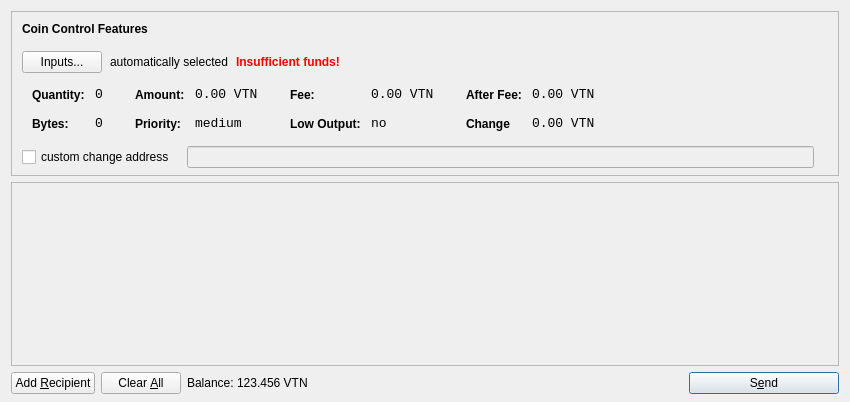
<?xml version="1.0" encoding="UTF-8"?>
<ui version="4.0">
 <class>SendCoinsDialog</class>
 <widget class="QDialog" name="SendCoinsDialog">
  <property name="geometry">
   <rect>
    <x>0</x>
    <y>0</y>
    <width>850</width>
    <height>402</height>
   </rect>
  </property>
  <property name="windowTitle">
   <string>Send Coins</string>
  </property>
  <layout class="QVBoxLayout" name="verticalLayout" stretch="0,1,0">
   <property name="bottomMargin">
    <number>8</number>
   </property>
   <item>
    <widget class="QFrame" name="frameCoinControl">
     <property name="sizePolicy">
      <sizepolicy hsizetype="Expanding" vsizetype="Expanding">
       <horstretch>0</horstretch>
       <verstretch>0</verstretch>
      </sizepolicy>
     </property>
     <property name="maximumSize">
      <size>
       <width>16777215</width>
       <height>16777215</height>
      </size>
     </property>
     <property name="frameShape">
      <enum>QFrame::StyledPanel</enum>
     </property>
     <property name="frameShadow">
      <enum>QFrame::Sunken</enum>
     </property>
     <layout class="QVBoxLayout" name="verticalLayoutCoinControl2">
      <property name="spacing">
       <number>6</number>
      </property>
      <property name="leftMargin">
       <number>0</number>
      </property>
      <property name="topMargin">
       <number>0</number>
      </property>
      <property name="rightMargin">
       <number>0</number>
      </property>
      <property name="bottomMargin">
       <number>6</number>
      </property>
      <item>
       <layout class="QVBoxLayout" name="verticalLayoutCoinControl" stretch="0,0,0,0,1">
        <property name="spacing">
         <number>0</number>
        </property>
        <property name="leftMargin">
         <number>10</number>
        </property>
        <property name="topMargin">
         <number>10</number>
        </property>
        <item>
         <layout class="QHBoxLayout" name="horizontalLayoutCoinControl1">
          <property name="bottomMargin">
           <number>15</number>
          </property>
          <item>
           <widget class="QLabel" name="labelCoinControlFeatures">
            <property name="sizePolicy">
             <sizepolicy hsizetype="Preferred" vsizetype="Maximum">
              <horstretch>0</horstretch>
              <verstretch>0</verstretch>
             </sizepolicy>
            </property>
            <property name="font">
             <font>
              <weight>75</weight>
              <bold>true</bold>
             </font>
            </property>
            <property name="styleSheet">
             <string notr="true">font-weight:bold;</string>
            </property>
            <property name="text">
             <string>Coin Control Features</string>
            </property>
           </widget>
          </item>
         </layout>
        </item>
        <item>
         <layout class="QHBoxLayout" name="horizontalLayoutCoinControl2" stretch="0,0,0,0">
          <property name="spacing">
           <number>8</number>
          </property>
          <property name="bottomMargin">
           <number>10</number>
          </property>
          <item>
           <widget class="QPushButton" name="pushButtonCoinControl">
            <property name="styleSheet">
             <string notr="true"/>
            </property>
            <property name="text">
             <string>Inputs...</string>
            </property>
           </widget>
          </item>
          <item>
           <widget class="QLabel" name="labelCoinControlAutomaticallySelected">
            <property name="text">
             <string>automatically selected</string>
            </property>
            <property name="margin">
             <number>5</number>
            </property>
           </widget>
          </item>
          <item>
           <widget class="QLabel" name="labelCoinControlInsuffFunds">
            <property name="font">
             <font>
              <weight>75</weight>
              <bold>true</bold>
             </font>
            </property>
            <property name="styleSheet">
             <string notr="true">color:red;font-weight:bold;</string>
            </property>
            <property name="text">
             <string>Insufficient funds!</string>
            </property>
            <property name="margin">
             <number>5</number>
            </property>
           </widget>
          </item>
          <item>
           <spacer name="horizontalSpacerCoinControl">
            <property name="orientation">
             <enum>Qt::Horizontal</enum>
            </property>
            <property name="sizeHint" stdset="0">
             <size>
              <width>40</width>
              <height>1</height>
             </size>
            </property>
           </spacer>
          </item>
         </layout>
        </item>
        <item>
         <widget class="QWidget" name="widgetCoinControl" native="true">
          <property name="sizePolicy">
           <sizepolicy hsizetype="Preferred" vsizetype="Preferred">
            <horstretch>0</horstretch>
            <verstretch>0</verstretch>
           </sizepolicy>
          </property>
          <property name="minimumSize">
           <size>
            <width>0</width>
            <height>0</height>
           </size>
          </property>
          <property name="styleSheet">
           <string notr="true"/>
          </property>
          <layout class="QHBoxLayout" name="horizontalLayoutCoinControl5">
           <property name="leftMargin">
            <number>0</number>
           </property>
           <property name="topMargin">
            <number>0</number>
           </property>
           <property name="rightMargin">
            <number>0</number>
           </property>
           <property name="bottomMargin">
            <number>0</number>
           </property>
           <item>
            <layout class="QHBoxLayout" name="horizontalLayoutCoinControl3" stretch="0,0,0,1">
             <property name="spacing">
              <number>20</number>
             </property>
             <property name="topMargin">
              <number>0</number>
             </property>
             <property name="bottomMargin">
              <number>10</number>
             </property>
             <item>
              <layout class="QFormLayout" name="formLayoutCoinControl1">
               <property name="horizontalSpacing">
                <number>10</number>
               </property>
               <property name="verticalSpacing">
                <number>14</number>
               </property>
               <property name="leftMargin">
                <number>10</number>
               </property>
               <property name="topMargin">
                <number>4</number>
               </property>
               <property name="rightMargin">
                <number>6</number>
               </property>
               <item row="0" column="0">
                <widget class="QLabel" name="labelCoinControlQuantityText">
                 <property name="styleSheet">
                  <string notr="true">font-weight:bold;</string>
                 </property>
                 <property name="text">
                  <string>Quantity:</string>
                 </property>
                 <property name="margin">
                  <number>0</number>
                 </property>
                </widget>
               </item>
               <item row="0" column="1">
                <widget class="QLabel" name="labelCoinControlQuantity">
                 <property name="font">
                  <font>
                   <family>Monospace</family>
                   <pointsize>10</pointsize>
                  </font>
                 </property>
                 <property name="cursor">
                  <cursorShape>IBeamCursor</cursorShape>
                 </property>
                 <property name="contextMenuPolicy">
                  <enum>Qt::ActionsContextMenu</enum>
                 </property>
                 <property name="text">
                  <string>0</string>
                 </property>
                 <property name="margin">
                  <number>0</number>
                 </property>
                 <property name="textInteractionFlags">
                  <set>Qt::LinksAccessibleByMouse|Qt::TextSelectableByKeyboard|Qt::TextSelectableByMouse</set>
                 </property>
                </widget>
               </item>
               <item row="1" column="0">
                <widget class="QLabel" name="labelCoinControlBytesText">
                 <property name="styleSheet">
                  <string notr="true">font-weight:bold;</string>
                 </property>
                 <property name="text">
                  <string>Bytes:</string>
                 </property>
                </widget>
               </item>
               <item row="1" column="1">
                <widget class="QLabel" name="labelCoinControlBytes">
                 <property name="font">
                  <font>
                   <family>Monospace</family>
                   <pointsize>10</pointsize>
                  </font>
                 </property>
                 <property name="cursor">
                  <cursorShape>IBeamCursor</cursorShape>
                 </property>
                 <property name="contextMenuPolicy">
                  <enum>Qt::ActionsContextMenu</enum>
                 </property>
                 <property name="text">
                  <string>0</string>
                 </property>
                 <property name="textInteractionFlags">
                  <set>Qt::LinksAccessibleByMouse|Qt::TextSelectableByKeyboard|Qt::TextSelectableByMouse</set>
                 </property>
                </widget>
               </item>
              </layout>
             </item>
             <item>
              <layout class="QFormLayout" name="formLayoutCoinControl2">
               <property name="horizontalSpacing">
                <number>10</number>
               </property>
               <property name="verticalSpacing">
                <number>14</number>
               </property>
               <property name="leftMargin">
                <number>6</number>
               </property>
               <property name="topMargin">
                <number>4</number>
               </property>
               <property name="rightMargin">
                <number>6</number>
               </property>
               <item row="0" column="0">
                <widget class="QLabel" name="labelCoinControlAmountText">
                 <property name="styleSheet">
                  <string notr="true">font-weight:bold;</string>
                 </property>
                 <property name="text">
                  <string>Amount:</string>
                 </property>
                 <property name="margin">
                  <number>0</number>
                 </property>
                </widget>
               </item>
               <item row="0" column="1">
                <widget class="QLabel" name="labelCoinControlAmount">
                 <property name="font">
                  <font>
                   <family>Monospace</family>
                   <pointsize>10</pointsize>
                  </font>
                 </property>
                 <property name="cursor">
                  <cursorShape>IBeamCursor</cursorShape>
                 </property>
                 <property name="contextMenuPolicy">
                  <enum>Qt::ActionsContextMenu</enum>
                 </property>
                 <property name="text">
                  <string>0.00 VTN</string>
                 </property>
                 <property name="textInteractionFlags">
                  <set>Qt::LinksAccessibleByMouse|Qt::TextSelectableByKeyboard|Qt::TextSelectableByMouse</set>
                 </property>
                </widget>
               </item>
               <item row="1" column="0">
                <widget class="QLabel" name="labelCoinControlPriorityText">
                 <property name="styleSheet">
                  <string notr="true">font-weight:bold;</string>
                 </property>
                 <property name="text">
                  <string>Priority:</string>
                 </property>
                </widget>
               </item>
               <item row="1" column="1">
                <widget class="QLabel" name="labelCoinControlPriority">
                 <property name="font">
                  <font>
                   <family>Monospace</family>
                   <pointsize>10</pointsize>
                  </font>
                 </property>
                 <property name="cursor">
                  <cursorShape>IBeamCursor</cursorShape>
                 </property>
                 <property name="contextMenuPolicy">
                  <enum>Qt::ActionsContextMenu</enum>
                 </property>
                 <property name="text">
                  <string>medium</string>
                 </property>
                 <property name="textInteractionFlags">
                  <set>Qt::LinksAccessibleByMouse|Qt::TextSelectableByKeyboard|Qt::TextSelectableByMouse</set>
                 </property>
                </widget>
               </item>
              </layout>
             </item>
             <item>
              <layout class="QFormLayout" name="formLayoutCoinControl3">
               <property name="horizontalSpacing">
                <number>10</number>
               </property>
               <property name="verticalSpacing">
                <number>14</number>
               </property>
               <property name="leftMargin">
                <number>6</number>
               </property>
               <property name="topMargin">
                <number>4</number>
               </property>
               <property name="rightMargin">
                <number>6</number>
               </property>
               <item row="0" column="0">
                <widget class="QLabel" name="labelCoinControlFeeText">
                 <property name="styleSheet">
                  <string notr="true">font-weight:bold;</string>
                 </property>
                 <property name="text">
                  <string>Fee:</string>
                 </property>
                 <property name="margin">
                  <number>0</number>
                 </property>
                </widget>
               </item>
               <item row="0" column="1">
                <widget class="QLabel" name="labelCoinControlFee">
                 <property name="font">
                  <font>
                   <family>Monospace</family>
                   <pointsize>10</pointsize>
                  </font>
                 </property>
                 <property name="cursor">
                  <cursorShape>IBeamCursor</cursorShape>
                 </property>
                 <property name="contextMenuPolicy">
                  <enum>Qt::ActionsContextMenu</enum>
                 </property>
                 <property name="text">
                  <string>0.00 VTN</string>
                 </property>
                 <property name="textInteractionFlags">
                  <set>Qt::LinksAccessibleByMouse|Qt::TextSelectableByKeyboard|Qt::TextSelectableByMouse</set>
                 </property>
                </widget>
               </item>
               <item row="1" column="0">
                <widget class="QLabel" name="labelCoinControlLowOutputText">
                 <property name="styleSheet">
                  <string notr="true">font-weight:bold;</string>
                 </property>
                 <property name="text">
                  <string>Low Output:</string>
                 </property>
                </widget>
               </item>
               <item row="1" column="1">
                <widget class="QLabel" name="labelCoinControlLowOutput">
                 <property name="font">
                  <font>
                   <family>Monospace</family>
                   <pointsize>10</pointsize>
                  </font>
                 </property>
                 <property name="cursor">
                  <cursorShape>IBeamCursor</cursorShape>
                 </property>
                 <property name="contextMenuPolicy">
                  <enum>Qt::ActionsContextMenu</enum>
                 </property>
                 <property name="text">
                  <string>no</string>
                 </property>
                 <property name="textInteractionFlags">
                  <set>Qt::LinksAccessibleByMouse|Qt::TextSelectableByKeyboard|Qt::TextSelectableByMouse</set>
                 </property>
                </widget>
               </item>
              </layout>
             </item>
             <item>
              <layout class="QFormLayout" name="formLayoutCoinControl4">
               <property name="horizontalSpacing">
                <number>10</number>
               </property>
               <property name="verticalSpacing">
                <number>14</number>
               </property>
               <property name="leftMargin">
                <number>6</number>
               </property>
               <property name="topMargin">
                <number>4</number>
               </property>
               <property name="rightMargin">
                <number>6</number>
               </property>
               <item row="0" column="0">
                <widget class="QLabel" name="labelCoinControlAfterFeeText">
                 <property name="styleSheet">
                  <string notr="true">font-weight:bold;</string>
                 </property>
                 <property name="text">
                  <string>After Fee:</string>
                 </property>
                 <property name="margin">
                  <number>0</number>
                 </property>
                </widget>
               </item>
               <item row="0" column="1">
                <widget class="QLabel" name="labelCoinControlAfterFee">
                 <property name="font">
                  <font>
                   <family>Monospace</family>
                   <pointsize>10</pointsize>
                  </font>
                 </property>
                 <property name="cursor">
                  <cursorShape>IBeamCursor</cursorShape>
                 </property>
                 <property name="contextMenuPolicy">
                  <enum>Qt::ActionsContextMenu</enum>
                 </property>
                 <property name="text">
                  <string>0.00 VTN</string>
                 </property>
                 <property name="textInteractionFlags">
                  <set>Qt::LinksAccessibleByMouse|Qt::TextSelectableByKeyboard|Qt::TextSelectableByMouse</set>
                 </property>
                </widget>
               </item>
               <item row="1" column="0">
                <widget class="QLabel" name="labelCoinControlChangeText">
                 <property name="styleSheet">
                  <string notr="true">font-weight:bold;</string>
                 </property>
                 <property name="text">
                  <string>Change</string>
                 </property>
                </widget>
               </item>
               <item row="1" column="1">
                <widget class="QLabel" name="labelCoinControlChange">
                 <property name="font">
                  <font>
                   <family>Monospace</family>
                   <pointsize>10</pointsize>
                  </font>
                 </property>
                 <property name="cursor">
                  <cursorShape>IBeamCursor</cursorShape>
                 </property>
                 <property name="contextMenuPolicy">
                  <enum>Qt::ActionsContextMenu</enum>
                 </property>
                 <property name="text">
                  <string>0.00 VTN</string>
                 </property>
                 <property name="textInteractionFlags">
                  <set>Qt::LinksAccessibleByMouse|Qt::TextSelectableByKeyboard|Qt::TextSelectableByMouse</set>
                 </property>
                </widget>
               </item>
              </layout>
             </item>
            </layout>
           </item>
          </layout>
         </widget>
        </item>
        <item>
         <layout class="QHBoxLayout" name="horizontalLayoutCoinControl4" stretch="0,0,0">
          <property name="spacing">
           <number>12</number>
          </property>
          <property name="sizeConstraint">
           <enum>QLayout::SetDefaultConstraint</enum>
          </property>
          <property name="topMargin">
           <number>5</number>
          </property>
          <property name="rightMargin">
           <number>5</number>
          </property>
          <item>
           <widget class="QCheckBox" name="checkBoxCoinControlChange">
            <property name="text">
             <string>custom change address</string>
            </property>
           </widget>
          </item>
          <item>
           <widget class="QLineEdit" name="lineEditCoinControlChange">
            <property name="enabled">
             <bool>false</bool>
            </property>
            <property name="sizePolicy">
             <sizepolicy hsizetype="Expanding" vsizetype="Fixed">
              <horstretch>0</horstretch>
              <verstretch>0</verstretch>
             </sizepolicy>
            </property>
           </widget>
          </item>
          <item>
           <widget class="QLabel" name="labelCoinControlChangeLabel">
            <property name="sizePolicy">
             <sizepolicy hsizetype="Preferred" vsizetype="Expanding">
              <horstretch>0</horstretch>
              <verstretch>0</verstretch>
             </sizepolicy>
            </property>
            <property name="minimumSize">
             <size>
              <width>0</width>
              <height>0</height>
             </size>
            </property>
            <property name="text">
             <string/>
            </property>
            <property name="margin">
             <number>3</number>
            </property>
           </widget>
          </item>
         </layout>
        </item>
        <item>
         <spacer name="verticalSpacerCoinControl">
          <property name="orientation">
           <enum>Qt::Vertical</enum>
          </property>
          <property name="sizeHint" stdset="0">
           <size>
            <width>800</width>
            <height>1</height>
           </size>
          </property>
         </spacer>
        </item>
       </layout>
      </item>
     </layout>
    </widget>
   </item>
   <item>
    <widget class="QScrollArea" name="scrollArea">
     <property name="widgetResizable">
      <bool>true</bool>
     </property>
     <widget class="QWidget" name="scrollAreaWidgetContents">
      <property name="geometry">
       <rect>
        <x>0</x>
        <y>0</y>
        <width>830</width>
        <height>174</height>
       </rect>
      </property>
      <layout class="QVBoxLayout" name="verticalLayout_2">
       <property name="leftMargin">
        <number>0</number>
       </property>
       <property name="topMargin">
        <number>0</number>
       </property>
       <property name="rightMargin">
        <number>0</number>
       </property>
       <property name="bottomMargin">
        <number>0</number>
       </property>
       <item>
        <layout class="QVBoxLayout" name="entries">
         <property name="spacing">
          <number>6</number>
         </property>
        </layout>
       </item>
       <item>
        <spacer name="verticalSpacer">
         <property name="orientation">
          <enum>Qt::Vertical</enum>
         </property>
         <property name="sizeHint" stdset="0">
          <size>
           <width>20</width>
           <height>40</height>
          </size>
         </property>
        </spacer>
       </item>
      </layout>
     </widget>
    </widget>
   </item>
   <item>
    <layout class="QHBoxLayout" name="horizontalLayout">
     <item>
      <widget class="QPushButton" name="addButton">
       <property name="toolTip">
        <string>Send to multiple recipients at once</string>
       </property>
       <property name="text">
        <string>Add &amp;Recipient</string>
       </property>
       <property name="icon">
        <iconset resource="../bitcoin.qrc">
         <normaloff>:/icons/add</normaloff>:/icons/add</iconset>
       </property>
       <property name="autoDefault">
        <bool>false</bool>
       </property>
      </widget>
     </item>
     <item>
      <widget class="QPushButton" name="clearButton">
       <property name="sizePolicy">
        <sizepolicy hsizetype="Minimum" vsizetype="Fixed">
         <horstretch>0</horstretch>
         <verstretch>0</verstretch>
        </sizepolicy>
       </property>
       <property name="toolTip">
        <string>Remove all transaction fields</string>
       </property>
       <property name="text">
        <string>Clear &amp;All</string>
       </property>
       <property name="icon">
        <iconset resource="../bitcoin.qrc">
         <normaloff>:/icons/remove</normaloff>:/icons/remove</iconset>
       </property>
       <property name="autoRepeatDelay">
        <number>300</number>
       </property>
       <property name="autoDefault">
        <bool>false</bool>
       </property>
      </widget>
     </item>
     <item>
      <layout class="QHBoxLayout" name="horizontalLayout_2">
       <property name="spacing">
        <number>3</number>
       </property>
       <item>
        <widget class="QLabel" name="label">
         <property name="sizePolicy">
          <sizepolicy hsizetype="Preferred" vsizetype="Fixed">
           <horstretch>0</horstretch>
           <verstretch>0</verstretch>
          </sizepolicy>
         </property>
         <property name="text">
          <string>Balance:</string>
         </property>
        </widget>
       </item>
       <item>
        <widget class="QLabel" name="labelBalance">
         <property name="sizePolicy">
          <sizepolicy hsizetype="Preferred" vsizetype="Fixed">
           <horstretch>0</horstretch>
           <verstretch>0</verstretch>
          </sizepolicy>
         </property>
         <property name="cursor">
          <cursorShape>IBeamCursor</cursorShape>
         </property>
         <property name="text">
          <string>123.456 VTN</string>
         </property>
         <property name="textInteractionFlags">
          <set>Qt::LinksAccessibleByMouse|Qt::TextSelectableByKeyboard|Qt::TextSelectableByMouse</set>
         </property>
        </widget>
       </item>
      </layout>
     </item>
     <item>
      <spacer name="horizontalSpacer">
       <property name="orientation">
        <enum>Qt::Horizontal</enum>
       </property>
       <property name="sizeHint" stdset="0">
        <size>
         <width>40</width>
         <height>20</height>
        </size>
       </property>
      </spacer>
     </item>
     <item>
      <widget class="QPushButton" name="sendButton">
       <property name="minimumSize">
        <size>
         <width>150</width>
         <height>0</height>
        </size>
       </property>
       <property name="toolTip">
        <string>Confirm the send action</string>
       </property>
       <property name="text">
        <string>S&amp;end</string>
       </property>
       <property name="icon">
        <iconset resource="../bitcoin.qrc">
         <normaloff>:/icons/send</normaloff>:/icons/send</iconset>
       </property>
       <property name="default">
        <bool>true</bool>
       </property>
      </widget>
     </item>
    </layout>
   </item>
  </layout>
 </widget>
 <resources>
  <include location="../bitcoin.qrc"/>
 </resources>
 <connections/>
</ui>
